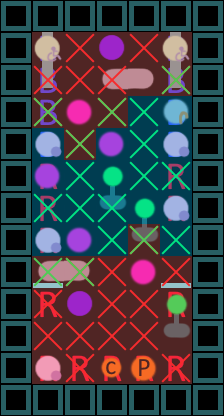

This is a level from a 2D game, rendered from its Tiled map with the project's own tilesets. A one-line summary and the complete map file follow:
An orthogonal 7x13 tile map with 32x32 px tiles, 6 tile layers (bus, people, distancing, people, ...).

<map version="1.2" tiledversion="1.3.4" orientation="orthogonal" renderorder="right-down" width="7" height="13" tilewidth="32" tileheight="32" infinite="0" nextlayerid="9" nextobjectid="1">
 <tileset firstgid="1" source="rough sprites for level design.tsx" />
 <layer id="1" name="bus" width="7" height="13" locked="1">
  <data encoding="csv">
4,4,4,4,4,4,4,
4,1,0,0,0,1,4,
4,1,0,0,0,1,4,
4,1,0,0,0,1,4,
4,1,0,0,0,1,4,
4,2,0,0,0,2,4,
4,2,0,0,0,2,4,
4,2,0,0,0,0,4,
4,3,0,0,0,3,4,
4,2,0,0,0,2,4,
4,0,0,0,0,0,4,
4,2,2,2,2,2,4,
4,4,4,4,4,4,4
</data>
 </layer>
 <group id="5" name="Unmoveable">
  <layer id="6" name="people" width="7" height="13">
   <data encoding="csv">
0,0,0,0,0,0,0,
0,16,0,21,0,16,0,
0,24,0,29,31,24,0,
0,0,7,0,0,0,0,
0,0,0,0,0,0,0,
0,0,0,0,0,0,0,
0,0,0,0,0,0,0,
0,0,0,0,0,0,0,
0,29,31,0,7,0,0,
0,0,21,0,0,27,0,
0,0,0,0,0,19,0,
0,6,0,12,11,0,0,
0,0,0,0,0,0,0
</data>
  </layer>
  <layer id="7" name="distancing" width="7" height="13">
   <data encoding="csv">
0,0,0,0,0,0,0,
0,0,9,0,9,0,0,
0,9,9,9,0,9,0,
0,9,0,9,0,0,0,
0,0,9,0,0,0,0,
0,0,0,0,0,0,0,
0,0,0,0,0,0,0,
0,0,0,0,9,0,0,
0,0,9,9,0,9,0,
0,9,0,9,9,0,0,
0,9,9,9,9,0,0,
0,0,9,0,0,9,0,
0,0,0,0,0,0,0
</data>
  </layer>
 </group>
 <group id="4" name="Moveable">
  <layer id="2" name="people" width="7" height="13">
   <data encoding="csv">
0,0,0,0,0,0,0,
0,0,0,0,0,0,0,
0,0,0,0,0,0,0,
0,0,0,0,0,5,0,
0,6,0,7,0,6,0,
0,7,0,27,0,0,0,
0,0,0,19,27,6,0,
0,6,7,0,19,0,0,
0,0,0,0,0,0,0,
0,0,0,0,0,0,0,
0,0,0,0,0,0,0,
0,0,0,0,0,0,0,
0,0,0,0,0,0,0
</data>
  </layer>
  <layer id="3" name="distancing" width="7" height="13">
   <data encoding="csv">
0,0,0,0,0,0,0,
0,0,0,0,0,0,0,
0,0,0,0,0,10,0,
0,10,0,10,10,0,0,
0,0,10,0,10,0,0,
0,0,10,0,10,10,0,
0,10,10,10,0,0,0,
0,0,0,10,10,10,0,
0,10,10,0,0,0,0,
0,0,0,0,0,0,0,
0,0,0,0,0,0,0,
0,0,0,0,0,0,0,
0,0,0,0,0,0,0
</data>
  </layer>
 </group>
 <layer id="8" name="areas" width="7" height="13">
  <data encoding="csv">
0,0,0,0,0,0,0,
0,34,34,34,34,34,0,
0,34,34,34,34,34,0,
0,34,34,34,33,33,0,
0,33,34,33,33,33,0,
0,33,33,33,33,33,0,
0,33,33,33,33,33,0,
0,33,33,33,34,33,0,
0,34,34,34,34,34,0,
0,34,34,34,34,34,0,
0,34,34,34,34,34,0,
0,34,34,34,34,34,0,
0,0,0,0,0,0,0
</data>
 </layer>
</map>
